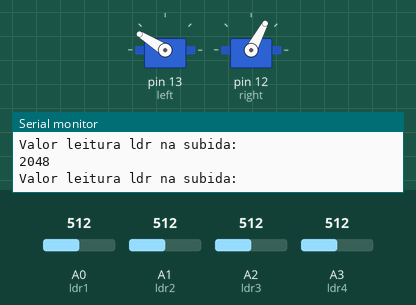
This sketch was run on a simulated Arduino Uno, built with avr-gcc and run on an emulated ATmega328P. On the bench: 2 × servo, the last lines printed to the serial monitor. Inputs (shaded band) come from the test bench; at power-on: A0 (ldr1) = 512, A1 (ldr2) = 512, A2 (ldr3) = 512, A3 (ldr4) = 512.

Above: at 0.05 s.
At 3.75 s:
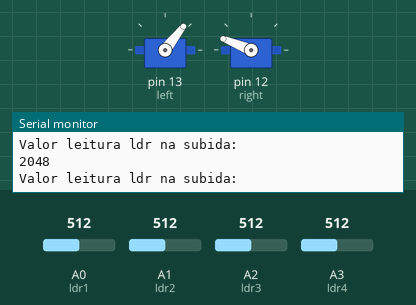
At 7.45 s:
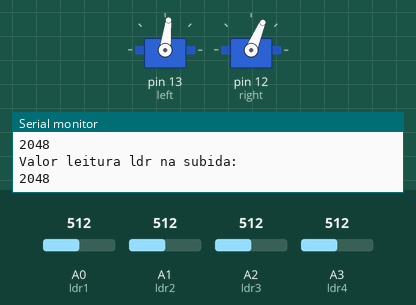
At 14.85 s:
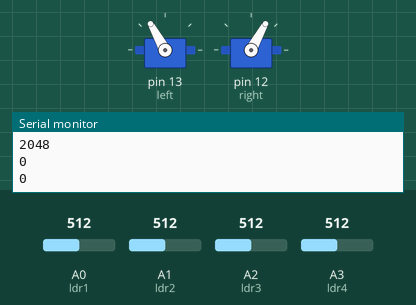
Timing chart, 0 to 19.3 s (numbered marks = the images above):
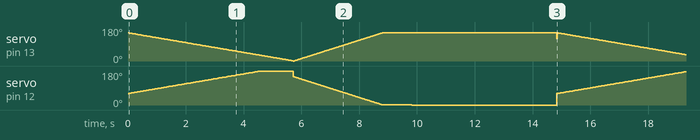

The sketch:

Varredura.ino
```cpp
#include <Servo.h>

int ldr1=A0, ldr2=A1, ldr3=A2, ldr4=A3;
int l1, l2, l3, l4;
int i;
int aservo, auxs=0;
Servo right;
Servo left;

void setup() {
  // put your setup code here, to run once:
  Serial.begin(9600);
  left.attach(13);
  right.attach(12);
  for(i;i>0;i--){
    right.write(i);
    left.write(150-i);
    delay(20);
  }
}

void loop() {
  // put your main code here, to run repeatedly:
  for(i;i>0;i--){
    right.write(60+i);
    left.write(120-i);
    delay(20);
  }
  auxs = 0;

  for(i;i<150;i++){
    l1 = analogRead(ldr1); //Valor leitura ldr 1 (entre 0 e 1023).
    l2 = analogRead(ldr2); //Valor leitura ldr 2
    l3 = analogRead(ldr3); //Valor leitura ldr3
    l4 = analogRead(ldr4); //Valor leitura ldr4
    right.write(60+i);
    left.write(150-i);
    Serial.println("Valor leitura ldr na subida: "); Serial.println(l1+l2+l3+l4);
    if(l1+l2+l3+l4<auxs){
      aservo = right.read();
      auxs = l1+l2+l3+l4;
    }
    delay(20);
  }

  for(i;i>0;i--){
    l1 = analogRead(ldr1); //Valor leitura ldr 1 (entre 0 e 1023).
    l2 = analogRead(ldr2); //Valor leitura ldr 2
    l3 = analogRead(ldr3); //Valor leitura ldr3
    l4 = analogRead(ldr4); //Valor leitura ldr4
    right.write(i);
    left.write(150-i);
    if(l1+l2+l3+l4<auxs){
      aservo = i;
      auxs = l1+l2+l3+l4;
    }
    delay(20);
  }

  Serial.println(auxs);
  Serial.println(aservo);
  delay(1000);

  for(i;i<=aservo;i++){
    right.write(i);
    left.write(150-i);
    delay(20);
  }

  delay(5000);
}
```

Measured:
- by itself, servo on pin 13 (left): moves between 0° and 150°, repeating every 14.9 s
